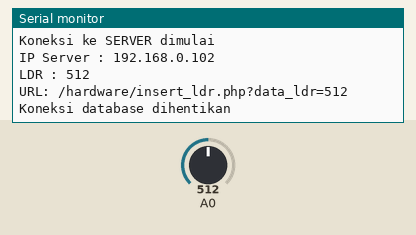
Simulated run of this sketch. Board: ESP8266 (NodeMCU). Parts: the last lines printed to the serial monitor. The inputs (shaded band) are chosen by the test bench; at power-on: A0 = 512. WiFi joins after 1.5 s; servers stay silent unless stated; uploads are accepted with an empty reply.

Above: at 14.9 s.
15.0 s: A0 set to 716
At 18.9 s:
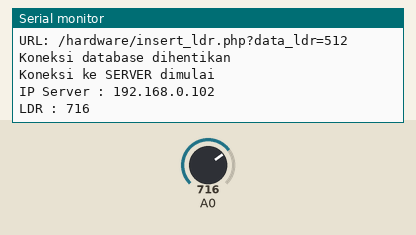
27.2 s: A0 set to 900
At 40.1 s:
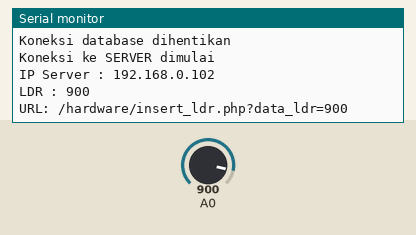

Measured:
- after the input at 15.0 s, the serial monitor: prints a new line after 2.8 s (image 1)
- after the input at 27.2 s, the serial monitor: prints a new line after 6.9 s (image 2)

The sketch:

web_databases_IDE.ino
```cpp
#include <ESP8266WiFi.h>

const char* ssid = "SYKRNDPFF"; //nama wifi
const char* password = "bayardulu"; //password
const char* host = "192.168.0.102"; //IP PC server
void setup() {
// put your setup code here, to run once:
Serial.begin(9600);
delay(1);
Serial.println();
Serial.println();
Serial.print("Connecting to ");
Serial.println(ssid);
WiFi.begin(ssid, password);
while (WiFi.status() !=WL_CONNECTED) {
  delay(500);
  Serial.print(".");
}
Serial.println("");
Serial.println("WiFi connected");
Serial.println("IP address: ");
Serial.println(WiFi.localIP());
}
void loop() {
  //put your main code here, to run repeatedly:
  int ldr=analogRead(A0);
  Serial.println("Koneksi ke SERVER dimulai ");
  Serial.print("IP Server : ");
  Serial.println(host);
  WiFiClient client;
  Serial.print("LDR : ");
  Serial.println(ldr);
  delay(5000);
  const int httpPort = 80;
  if (!client.connect(host, httpPort)) {
    Serial.println("Koneksi GAGAL");
    return;
  }
    //membuat URL untuk koneksi ke server
    String url = "/hardware/insert_ldr.php?";
    url += "data_ldr="; url += ldr;
    Serial.print("URL: ");
    Serial.println(url);
    //This will send the request to the server
    client.print(String("GET ") + url + " HTTP/1.1\r\n" + "Host: " + host + "\r\n" +"connection: close\r\n\r\n");
    // memberi batas waktu
    unsigned long timeout = millis();
    while (client.available() == 0) {
      if (millis() - timeout > 5000) {
        Serial.println(">>> Batas waktu koneksi HABIS ! <<<<");
        Serial.println(">>> koneksi dihentikan ! <<<<");
        client.stop();
        return;
      }
    }
        // membaca balasan server dan menampilkan ke monitor menggunakan Serial
        while (client.available()) {
          String line = client.readStringUntil('r');
          //Serial.print(line);
          if (line.indexOf("sukses") != -1) {
            Serial.println();
            Serial.println("INSERT DATA BERHASIL");
          } else if (line.indexOf("gagal") != -1) {
            Serial.println();
            Serial.print("Maaf, INSERT data tidak berhasil");
          }
        }
        Serial.println();
        Serial.println("Koneksi database dihentikan");
        delay(10000);
      }
```
